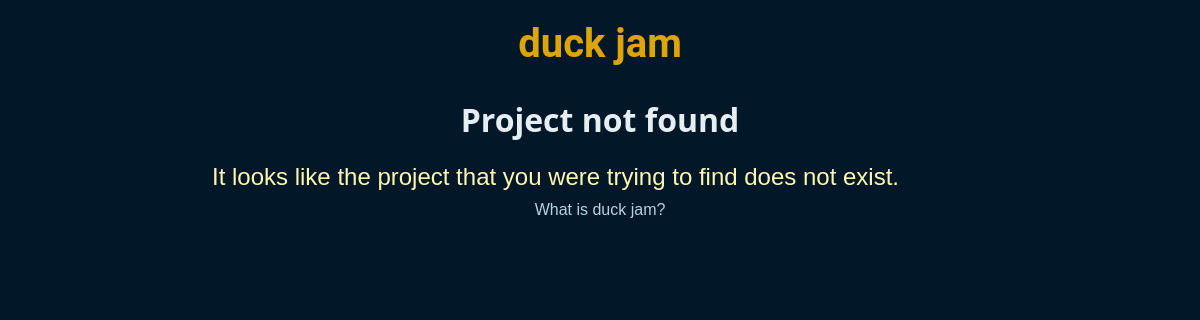
The page /dave/project/3d-game/ on the database as committed earlier.
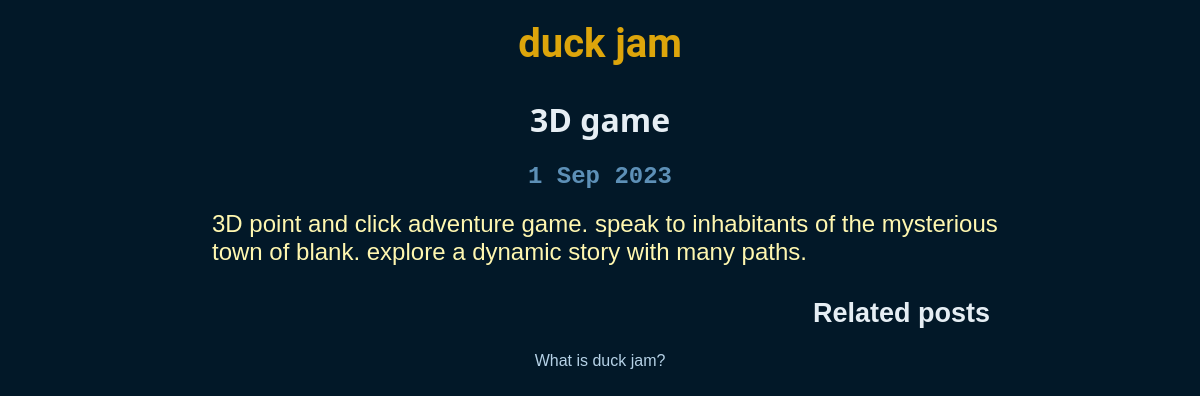
The same page on the database as committed later.
### dave/models.py (models this page shows, shortened)
class Project(models.Model):
    title = models.CharField(max_length=NAME_MAX_LENGTH, unique=True)
    date = models.DateField("date started", null=True)
    description = models.TextField()
    slug = models.SlugField(unique=True)

### dave/views.py (the view)
# urls.py: path("project/<slug:project_title_slug>/", views.project, name = "project")
def project(request, project_title_slug):
    context_dict ={}
    try:
        project = Project.objects.get(slug = project_title_slug)
        posts = Post.objects.filter(project = project)
        context_dict['project'] = project
        context_dict['posts'] = posts
    except Project.DoesNotExist:
        context_dict['project'] = None
    return render(request, 'project.html', context = context_dict)

### templates/project.html (shortened to what this page needs)
{% extends 'base.html' %}
{% load static %}
{% block body_block %}
    {% if project %}
        <div class="header">
            <h1>{{project.title}}</h1>
            <h2 id = "date">{{project.date}}</h2>
        </div>
        <div class = "text">
            {{project.description}}
        </div>
        <div class="list">
        <h2>Related posts</h2>
        </div>
    {% else %}
        <div class="header">
            <h1>Project not found</h1>
        </div>
        <div class = "text">
            It looks like the project that you were trying to find does not exist.
        </div>
    {% endif %}
{% endblock %}

### templates/base.html (shortened to what this page needs)
<!DOCTYPE html>
{% load static %}
<html>
    <link href="{% static 'css/base.css' %}" rel="stylesheet">
    <head>
    </head>
    <div class="duck-jam">
        <a href="{% url 'index' %}">duck jam</a>
    </div>
    <body>
        {% block body_block %}
        {% endblock %}
    </body>
    <footer>
        {% block footer %}
        <li><a href="{% url 'about' %}">What is duck jam?</a></li>
        {% endblock %}
    </footer>
</html>

### static/css/base.css (style rules this page uses)
html, body { height: 100%; margin: 0; font-family: Arial, Helvetica, sans-serif; background-color: var(--midnight); }
:root { --lightest-blue: #E6EEF4; --light-blue: #B6D2E7; --blue: #5D90B7; --dark-blue: #306A97; --darkest-blue: #124B77; --midnight: #021828; --cream: #fff7b0; --yellow: #EBCD3F; --ochre: #dda50b; --red: #B91212; }
h1 { color: var(--lightest-blue); font-weight: bold; text-align: center; }
footer { text-decoration: none; color: var(--light-blue); }
a { text-decoration: none; color: var(--light-blue); }
footer { position: relative; list-style: none; text-align: center; padding-bottom: 30px; }
.header { align-items: center; font-family:'Segoe UI', Tahoma, Geneva, Verdana, sans-serif; }
.header #date { color: var(--blue); font-family: 'Courier New', Courier, monospace; text-align: center; }
.text { color: var(--cream); margin: auto; padding-left: 5%; padding-right: 3%; padding-bottom: 10px; font-size: 150%; max-width: 800px; }
.list { font-size: 18px; color: var(--lightest-blue); padding: 0px 20px 0px 0px; margin: 2%; text-align: right; margin: auto; top: 0; right: 10px; bottom: 0; left: 0; max-width: 800px; }
.duck-jam { text-align: center; padding: 20px 0px 10px 0px; }
.duck-jam a { color: var(--ochre); font-family: "Roboto", serif; font-size: 40px; font-style: normal; font-weight: 700; line-height: normal; }

Rows that differ between the two databases and show on the page:
added Project: title "3D game", date "1 Sep 2023", description "3D point and click adventure game. speak to inhabitants of the mysterious town of blank. explore a dynamic story with many paths."
Other text that changed with them:
text no longer shown: "Project not found It looks like the project that you were trying to find does not exist."
text now shown: "Related posts"
